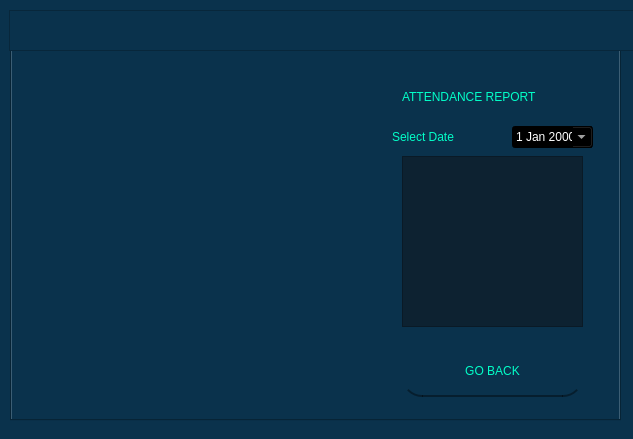
<?xml version="1.0" encoding="UTF-8"?>
<ui version="4.0">
 <class>MainWindow</class>
 <widget class="QMainWindow" name="MainWindow">
  <property name="geometry">
   <rect>
    <x>0</x>
    <y>0</y>
    <width>633</width>
    <height>439</height>
   </rect>
  </property>
  <property name="windowTitle">
   <string>MainWindow</string>
  </property>
  <property name="styleSheet">
   <string notr="true">background-color: rgb(10, 50, 76);</string>
  </property>
  <widget class="QWidget" name="centralwidget">
   <widget class="QTabWidget" name="tabWidget">
    <property name="geometry">
     <rect>
      <x>10</x>
      <y>20</y>
      <width>611</width>
      <height>401</height>
     </rect>
    </property>
    <property name="currentIndex">
     <number>4</number>
    </property>
    <widget class="QWidget" name="tab">
     <attribute name="title">
      <string>Login</string>
     </attribute>
     <widget class="QLabel" name="label">
      <property name="geometry">
       <rect>
        <x>0</x>
        <y>0</y>
        <width>611</width>
        <height>381</height>
       </rect>
      </property>
      <property name="text">
       <string/>
      </property>
      <property name="pixmap">
       <pixmap>login.png</pixmap>
      </property>
      <property name="scaledContents">
       <bool>true</bool>
      </property>
     </widget>
     <widget class="QLabel" name="label_2">
      <property name="geometry">
       <rect>
        <x>20</x>
        <y>10</y>
        <width>281</width>
        <height>71</height>
       </rect>
      </property>
      <property name="styleSheet">
       <string notr="true">color: rgb(2, 255, 200);
background-color: rgba(255, 255, 255, 0);
font: 14pt &quot;Terminal&quot;;</string>
      </property>
      <property name="text">
       <string>Face Recognition Attendance Login System</string>
      </property>
      <property name="alignment">
       <set>Qt::AlignCenter</set>
      </property>
      <property name="wordWrap">
       <bool>true</bool>
      </property>
     </widget>
     <widget class="QPushButton" name="LOGINBUTTON">
      <property name="geometry">
       <rect>
        <x>30</x>
        <y>260</y>
        <width>111</width>
        <height>61</height>
       </rect>
      </property>
      <property name="styleSheet">
       <string notr="true">QPushButton#LOGINBUTTON{
border-bottom:2px solid rgba(0,0,0,100);
padding:10px;
font: 11pt &quot;MS Shell Dlg 2&quot;;
border-radius:20px;
font: 14pt &quot;Terminal&quot;;
color: rgb(2, 255, 200);
}

QPushButton#LOGINBUTTON:hover{
background-color: rgb(10,80,76);
color: rgb(2, 255, 200);
}</string>
      </property>
      <property name="text">
       <string>Login</string>
      </property>
     </widget>
     <widget class="QLabel" name="label_12">
      <property name="geometry">
       <rect>
        <x>40</x>
        <y>130</y>
        <width>241</width>
        <height>41</height>
       </rect>
      </property>
      <property name="styleSheet">
       <string notr="true">font: 14pt &quot;Terminal&quot;;
color: rgb(2, 255, 200);
background-color: rgba(255, 255, 255, 0);</string>
      </property>
      <property name="text">
       <string>Enter the password</string>
      </property>
     </widget>
     <widget class="QPushButton" name="CLOSE">
      <property name="geometry">
       <rect>
        <x>150</x>
        <y>260</y>
        <width>121</width>
        <height>61</height>
       </rect>
      </property>
      <property name="styleSheet">
       <string notr="true">QPushButton#CLOSE{
border-bottom:2px solid rgba(0,0,0,100);
padding:10px;
font: 11pt &quot;MS Shell Dlg 2&quot;;
border-radius:20px;
font: 14pt &quot;Terminal&quot;;
color: rgb(2, 255, 200);
}

QPushButton#CLOSE:hover{
background-color: rgb(10,80,76);
color: rgb(2, 255, 200);
}</string>
      </property>
      <property name="text">
       <string>Close</string>
      </property>
     </widget>
     <widget class="QLabel" name="LOGININFO">
      <property name="geometry">
       <rect>
        <x>40</x>
        <y>80</y>
        <width>241</width>
        <height>41</height>
       </rect>
      </property>
      <property name="styleSheet">
       <string notr="true">font: 14pt &quot;Terminal&quot;;
background-color: rgba(255, 255, 255, 0);
color: rgb(2, 255, 200);
</string>
      </property>
      <property name="text">
       <string/>
      </property>
     </widget>
     <widget class="QLineEdit" name="PASSWORD">
      <property name="geometry">
       <rect>
        <x>30</x>
        <y>180</y>
        <width>241</width>
        <height>61</height>
       </rect>
      </property>
      <property name="styleSheet">
       <string notr="true">QLineEdit#PASSWORD{
background-color: rgb(10, 50, 76);
border-bottom:2px solid rgba(0,0,0,100);
color:rgba(255,255,255,255);
padding:10px;
font: 11pt &quot;MS Shell Dlg 2&quot;;
border-radius:20px;

font: 14pt &quot;Terminal&quot;;
color: rgb(2, 255, 200);
}

QLineEdit#PASSWORD:hover{
color:rgb(20,255,200);
background-color: rgb(10, 60, 76);
}</string>
      </property>
      <property name="text">
       <string/>
      </property>
      <property name="echoMode">
       <enum>QLineEdit::Password</enum>
      </property>
     </widget>
    </widget>
    <widget class="QWidget" name="tab_2">
     <attribute name="title">
      <string>Mainform</string>
     </attribute>
     <widget class="QLabel" name="QLABEL2">
      <property name="geometry">
       <rect>
        <x>0</x>
        <y>0</y>
        <width>611</width>
        <height>381</height>
       </rect>
      </property>
      <property name="text">
       <string/>
      </property>
      <property name="pixmap">
       <pixmap>mainform.png</pixmap>
      </property>
      <property name="scaledContents">
       <bool>true</bool>
      </property>
     </widget>
     <widget class="QPushButton" name="TRAINLINK1">
      <property name="geometry">
       <rect>
        <x>50</x>
        <y>50</y>
        <width>191</width>
        <height>51</height>
       </rect>
      </property>
      <property name="styleSheet">
       <string notr="true">QPushButton#TRAINLINK1{
border-bottom:2px solid rgba(0,0,0,100);
padding:10px;
font: 11pt &quot;MS Shell Dlg 2&quot;;
border-radius:20px;
font: 14pt &quot;Terminal&quot;;
color: rgb(2, 255, 200);
}

QPushButton#TRAINLINK1:hover{
background-color: rgb(10,80,76);
color: rgb(2, 255, 200);
}</string>
      </property>
      <property name="text">
       <string>TRAIN USER</string>
      </property>
     </widget>
     <widget class="QPushButton" name="REPORTSLINK1">
      <property name="geometry">
       <rect>
        <x>50</x>
        <y>200</y>
        <width>191</width>
        <height>51</height>
       </rect>
      </property>
      <property name="styleSheet">
       <string notr="true">QPushButton#REPORTSLINK1{
border-bottom:2px solid rgba(0,0,0,100);
padding:10px;
font: 11pt &quot;MS Shell Dlg 2&quot;;
border-radius:20px;
font: 14pt &quot;Terminal&quot;;
color: rgb(2, 255, 200);
}

QPushButton#REPORTSLINK1:hover{
background-color: rgb(10,80,76);
color: rgb(2, 255, 200);
}</string>
      </property>
      <property name="text">
       <string>REPORTS</string>
      </property>
     </widget>
     <widget class="QPushButton" name="ATTLINK1">
      <property name="geometry">
       <rect>
        <x>50</x>
        <y>120</y>
        <width>191</width>
        <height>51</height>
       </rect>
      </property>
      <property name="styleSheet">
       <string notr="true">QPushButton#ATTLINK1{
border-bottom:2px solid rgba(0,0,0,100);
padding:10px;
font: 11pt &quot;MS Shell Dlg 2&quot;;
border-radius:20px;
font: 14pt &quot;Terminal&quot;;
color: rgb(2, 255, 200);
}

QPushButton#ATTLINK1:hover{
background-color: rgb(10,80,76);
color: rgb(2, 255, 200);
}</string>
      </property>
      <property name="text">
       <string>ATTENDANCE ENTRY</string>
      </property>
     </widget>
     <widget class="QPushButton" name="LOGOUTBUTTON">
      <property name="geometry">
       <rect>
        <x>50</x>
        <y>270</y>
        <width>191</width>
        <height>51</height>
       </rect>
      </property>
      <property name="styleSheet">
       <string notr="true">QPushButton#LOGOUTBUTTON{
border-bottom:2px solid rgba(0,0,0,100);
padding:10px;
font: 11pt &quot;MS Shell Dlg 2&quot;;
border-radius:20px;
font: 14pt &quot;Terminal&quot;;
color: rgb(2, 255, 200);
}

QPushButton#LOGOUTBUTTON:hover{
background-color: rgb(10,80,76);
color: rgb(2, 255, 200);
}</string>
      </property>
      <property name="text">
       <string>LOGOUT</string>
      </property>
     </widget>
    </widget>
    <widget class="QWidget" name="tab_3">
     <attribute name="title">
      <string>Training</string>
     </attribute>
     <widget class="QLabel" name="QLABEL2_2">
      <property name="geometry">
       <rect>
        <x>0</x>
        <y>0</y>
        <width>611</width>
        <height>381</height>
       </rect>
      </property>
      <property name="text">
       <string/>
      </property>
      <property name="pixmap">
       <pixmap>mainform.png</pixmap>
      </property>
      <property name="scaledContents">
       <bool>true</bool>
      </property>
     </widget>
     <widget class="QLabel" name="label_3">
      <property name="geometry">
       <rect>
        <x>60</x>
        <y>20</y>
        <width>181</width>
        <height>31</height>
       </rect>
      </property>
      <property name="styleSheet">
       <string notr="true">color: rgb(2, 255, 200);
background-color: rgba(255, 255, 255, 0);
font: 14pt &quot;Terminal&quot;;</string>
      </property>
      <property name="text">
       <string>TRAINING PROCESS</string>
      </property>
      <property name="alignment">
       <set>Qt::AlignCenter</set>
      </property>
      <property name="wordWrap">
       <bool>true</bool>
      </property>
     </widget>
     <widget class="QLineEdit" name="traineeName">
      <property name="geometry">
       <rect>
        <x>30</x>
        <y>110</y>
        <width>241</width>
        <height>61</height>
       </rect>
      </property>
      <property name="styleSheet">
       <string notr="true">QLineEdit#traineeName{
background-color: rgb(10, 50, 76);
border-bottom:2px solid rgba(0,0,0,100);
color:rgba(255,255,255,255);
padding:10px;
font: 11pt &quot;MS Shell Dlg 2&quot;;
border-radius:20px;

font: 14pt &quot;Terminal&quot;;
color: rgb(2, 255, 200);
}

QLineEdit#traineeName:hover{
color:rgb(20,255,200);
background-color: rgb(10, 60, 76);
}</string>
      </property>
      <property name="text">
       <string/>
      </property>
      <property name="echoMode">
       <enum>QLineEdit::Normal</enum>
      </property>
     </widget>
     <widget class="QLabel" name="label_4">
      <property name="geometry">
       <rect>
        <x>30</x>
        <y>70</y>
        <width>211</width>
        <height>31</height>
       </rect>
      </property>
      <property name="styleSheet">
       <string notr="true">color: rgb(2, 255, 200);
background-color: rgba(255, 255, 255, 0);
font: 14pt &quot;Terminal&quot;;</string>
      </property>
      <property name="text">
       <string>Enter the person name</string>
      </property>
      <property name="alignment">
       <set>Qt::AlignCenter</set>
      </property>
      <property name="wordWrap">
       <bool>true</bool>
      </property>
     </widget>
     <widget class="QLabel" name="label_5">
      <property name="geometry">
       <rect>
        <x>30</x>
        <y>180</y>
        <width>241</width>
        <height>41</height>
       </rect>
      </property>
      <property name="styleSheet">
       <string notr="true">color: rgb(2, 255, 200);
background-color: rgba(255, 255, 255, 0);
font: 14pt &quot;Terminal&quot;;</string>
      </property>
      <property name="text">
       <string>Training capture counts</string>
      </property>
      <property name="alignment">
       <set>Qt::AlignLeading|Qt::AlignLeft|Qt::AlignVCenter</set>
      </property>
      <property name="wordWrap">
       <bool>true</bool>
      </property>
     </widget>
     <widget class="QLineEdit" name="trainingCount">
      <property name="geometry">
       <rect>
        <x>30</x>
        <y>220</y>
        <width>241</width>
        <height>61</height>
       </rect>
      </property>
      <property name="styleSheet">
       <string notr="true">QLineEdit#trainingCount{
background-color: rgb(10, 50, 76);
border-bottom:2px solid rgba(0,0,0,100);
color:rgba(255,255,255,255);
padding:10px;
font: 11pt &quot;MS Shell Dlg 2&quot;;
border-radius:20px;

font: 14pt &quot;Terminal&quot;;
color: rgb(2, 255, 200);
}

QLineEdit#trainingCount:hover{
color:rgb(20,255,200);
background-color: rgb(10, 60, 76);
}</string>
      </property>
      <property name="text">
       <string>100</string>
      </property>
      <property name="echoMode">
       <enum>QLineEdit::Normal</enum>
      </property>
     </widget>
     <widget class="QPushButton" name="TRAININGBUTTON">
      <property name="geometry">
       <rect>
        <x>30</x>
        <y>300</y>
        <width>111</width>
        <height>61</height>
       </rect>
      </property>
      <property name="styleSheet">
       <string notr="true">QPushButton#TRAININGBUTTON{
border-bottom:2px solid rgba(0,0,0,100);
padding:10px;
font: 11pt &quot;MS Shell Dlg 2&quot;;
border-radius:20px;
font: 14pt &quot;Terminal&quot;;
color: rgb(2, 255, 200);
}

QPushButton#TRAININGBUTTON:hover{
background-color: rgb(10,80,76);
color: rgb(2, 255, 200);
}</string>
      </property>
      <property name="text">
       <string>TRAIN</string>
      </property>
     </widget>
     <widget class="QPushButton" name="TRAININGBACK">
      <property name="geometry">
       <rect>
        <x>160</x>
        <y>300</y>
        <width>111</width>
        <height>61</height>
       </rect>
      </property>
      <property name="styleSheet">
       <string notr="true">QPushButton#TRAININGBACK{
border-bottom:2px solid rgba(0,0,0,100);
padding:10px;
font: 11pt &quot;MS Shell Dlg 2&quot;;
border-radius:20px;
font: 14pt &quot;Terminal&quot;;
color: rgb(2, 255, 200);
}

QPushButton#TRAININGBACK:hover{
background-color: rgb(10,80,76);
color: rgb(2, 255, 200);
}</string>
      </property>
      <property name="text">
       <string>GO BACK</string>
      </property>
     </widget>
    </widget>
    <widget class="QWidget" name="tab_4">
     <attribute name="title">
      <string>Face Recognition</string>
     </attribute>
     <widget class="QLabel" name="QLABEL2_3">
      <property name="geometry">
       <rect>
        <x>0</x>
        <y>0</y>
        <width>611</width>
        <height>381</height>
       </rect>
      </property>
      <property name="text">
       <string/>
      </property>
      <property name="pixmap">
       <pixmap>facereco.png</pixmap>
      </property>
      <property name="scaledContents">
       <bool>true</bool>
      </property>
     </widget>
     <widget class="QLabel" name="label_6">
      <property name="geometry">
       <rect>
        <x>60</x>
        <y>20</y>
        <width>181</width>
        <height>31</height>
       </rect>
      </property>
      <property name="styleSheet">
       <string notr="true">color: rgb(2, 255, 200);
background-color: rgba(255, 255, 255, 0);
font: 14pt &quot;Terminal&quot;;</string>
      </property>
      <property name="text">
       <string>ATTENDANCE ENTRY</string>
      </property>
      <property name="alignment">
       <set>Qt::AlignCenter</set>
      </property>
      <property name="wordWrap">
       <bool>true</bool>
      </property>
     </widget>
     <widget class="QPushButton" name="RECORD">
      <property name="geometry">
       <rect>
        <x>40</x>
        <y>60</y>
        <width>221</width>
        <height>61</height>
       </rect>
      </property>
      <property name="styleSheet">
       <string notr="true">QPushButton#RECORD{
border-bottom:2px solid rgba(0,0,0,100);
padding:10px;
font: 11pt &quot;MS Shell Dlg 2&quot;;
border-radius:20px;
font: 14pt &quot;Terminal&quot;;
color: rgb(2, 255, 200);
}

QPushButton#RECORD:hover{
background-color: rgb(10,80,76);
color: rgb(2, 255, 200);
}</string>
      </property>
      <property name="text">
       <string>RECORD ATTENDANCE</string>
      </property>
     </widget>
     <widget class="QLabel" name="label_7">
      <property name="geometry">
       <rect>
        <x>40</x>
        <y>140</y>
        <width>181</width>
        <height>31</height>
       </rect>
      </property>
      <property name="styleSheet">
       <string notr="true">color: rgb(2, 255, 200);
background-color: rgba(255, 255, 255, 0);
font: 14pt &quot;Terminal&quot;;</string>
      </property>
      <property name="text">
       <string>Current Status</string>
      </property>
      <property name="alignment">
       <set>Qt::AlignLeading|Qt::AlignLeft|Qt::AlignVCenter</set>
      </property>
      <property name="wordWrap">
       <bool>true</bool>
      </property>
     </widget>
     <widget class="QLabel" name="currentprocess">
      <property name="geometry">
       <rect>
        <x>40</x>
        <y>170</y>
        <width>181</width>
        <height>31</height>
       </rect>
      </property>
      <property name="styleSheet">
       <string notr="true">color: rgb(2, 255, 200);
background-color: rgba(255, 255, 255, 0);
font: 14pt &quot;Terminal&quot;;</string>
      </property>
      <property name="text">
       <string>Waiting...</string>
      </property>
      <property name="alignment">
       <set>Qt::AlignLeading|Qt::AlignLeft|Qt::AlignVCenter</set>
      </property>
      <property name="wordWrap">
       <bool>true</bool>
      </property>
     </widget>
     <widget class="QPushButton" name="ATTENDANCEBACK">
      <property name="geometry">
       <rect>
        <x>40</x>
        <y>220</y>
        <width>221</width>
        <height>61</height>
       </rect>
      </property>
      <property name="styleSheet">
       <string notr="true">QPushButton#ATTENDANCEBACK{
border-bottom:2px solid rgba(0,0,0,100);
padding:10px;
font: 11pt &quot;MS Shell Dlg 2&quot;;
border-radius:20px;
font: 14pt &quot;Terminal&quot;;
color: rgb(2, 255, 200);
}

QPushButton#ATTENDANCEBACK:hover{
background-color: rgb(10,80,76);
color: rgb(2, 255, 200);
}</string>
      </property>
      <property name="text">
       <string>GO BACK</string>
      </property>
     </widget>
     <widget class="QLabel" name="currentprocess_2">
      <property name="geometry">
       <rect>
        <x>30</x>
        <y>300</y>
        <width>241</width>
        <height>61</height>
       </rect>
      </property>
      <property name="styleSheet">
       <string notr="true">color: rgb(2, 255, 200);
background-color: rgba(255, 255, 255, 0);
font: 7pt &quot;Terminal&quot;;</string>
      </property>
      <property name="text">
       <string>Please show your face to record the attendance. If you have already trained the system with your face, it will automatically record the attendace for you.</string>
      </property>
      <property name="alignment">
       <set>Qt::AlignLeading|Qt::AlignLeft|Qt::AlignVCenter</set>
      </property>
      <property name="wordWrap">
       <bool>true</bool>
      </property>
     </widget>
    </widget>
    <widget class="QWidget" name="tab_5">
     <attribute name="title">
      <string>Reports</string>
     </attribute>
     <widget class="QLabel" name="label_14">
      <property name="geometry">
       <rect>
        <x>0</x>
        <y>0</y>
        <width>601</width>
        <height>371</height>
       </rect>
      </property>
      <property name="text">
       <string/>
      </property>
      <property name="pixmap">
       <pixmap>reports.png</pixmap>
      </property>
      <property name="scaledContents">
       <bool>true</bool>
      </property>
     </widget>
     <widget class="QLabel" name="label_8">
      <property name="geometry">
       <rect>
        <x>390</x>
        <y>30</y>
        <width>171</width>
        <height>41</height>
       </rect>
      </property>
      <property name="styleSheet">
       <string notr="true">font: 14pt &quot;Terminal&quot;;
background-color: rgba(255, 255, 255, 0);
color: rgb(2, 255, 200);
</string>
      </property>
      <property name="text">
       <string>ATTENDANCE REPORT</string>
      </property>
     </widget>
     <widget class="QLabel" name="label_9">
      <property name="geometry">
       <rect>
        <x>380</x>
        <y>80</y>
        <width>111</width>
        <height>21</height>
       </rect>
      </property>
      <property name="styleSheet">
       <string notr="true">font: 10pt &quot;Terminal&quot;;
background-color: rgba(255, 255, 255, 0);
color: rgb(2, 255, 200);
</string>
      </property>
      <property name="text">
       <string>Select Date</string>
      </property>
     </widget>
     <widget class="QDateEdit" name="dateEdit">
      <property name="geometry">
       <rect>
        <x>500</x>
        <y>80</y>
        <width>81</width>
        <height>22</height>
       </rect>
      </property>
      <property name="styleSheet">
       <string notr="true">background-color: rgb(0, 0, 0);
color: rgb(255, 255, 255);</string>
      </property>
      <property name="calendarPopup">
       <bool>true</bool>
      </property>
     </widget>
     <widget class="QPushButton" name="REPORTSBACK">
      <property name="geometry">
       <rect>
        <x>390</x>
        <y>300</y>
        <width>181</width>
        <height>51</height>
       </rect>
      </property>
      <property name="styleSheet">
       <string notr="true">QPushButton#REPORTSBACK{
border-bottom:2px solid rgba(0,0,0,100);
padding:10px;
font: 11pt &quot;MS Shell Dlg 2&quot;;
border-radius:20px;
font: 14pt &quot;Terminal&quot;;
color: rgb(2, 255, 200);
}

QPushButton#REPORTSBACK:hover{
background-color: rgb(10,80,76);
color: rgb(2, 255, 200);
}</string>
      </property>
      <property name="text">
       <string>GO BACK</string>
      </property>
     </widget>
     <widget class="QTableWidget" name="REPORTS">
      <property name="geometry">
       <rect>
        <x>390</x>
        <y>110</y>
        <width>181</width>
        <height>171</height>
       </rect>
      </property>
      <property name="styleSheet">
       <string notr="true">background-color: rgb(13, 34, 49);</string>
      </property>
     </widget>
    </widget>
   </widget>
   <widget class="QFrame" name="frame">
    <property name="geometry">
     <rect>
      <x>9</x>
      <y>10</y>
      <width>631</width>
      <height>41</height>
     </rect>
    </property>
    <property name="frameShape">
     <enum>QFrame::StyledPanel</enum>
    </property>
    <property name="frameShadow">
     <enum>QFrame::Raised</enum>
    </property>
   </widget>
  </widget>
 </widget>
 <resources/>
 <connections/>
</ui>
